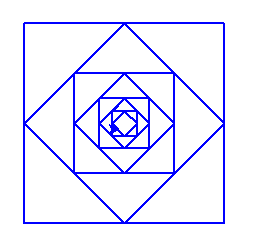

This figure's Python source:
"""
   天空之眼.py
"""
import math
import turtle

def draw_square(length,level):
    if level>0:
        for _ in range(4):
            turtle.fd(length)
            turtle.lt(90)
        b = length/2
        turtle.fd(b)            # 前进到边长的一半处
        d = math.sqrt(2*b*b)    # 计算出边长的值
        turtle.left(45)
        draw_square(d,level-1)  # 画边长为d的正方形

turtle.pensize(2)               # 画笔粗细
turtle.color('blue')            # 设定颜色
draw_square(200,8)              # 调用函数
turtle.ht()                     # 隐藏海龟 
turtle.done()                   # 事件循环
        
